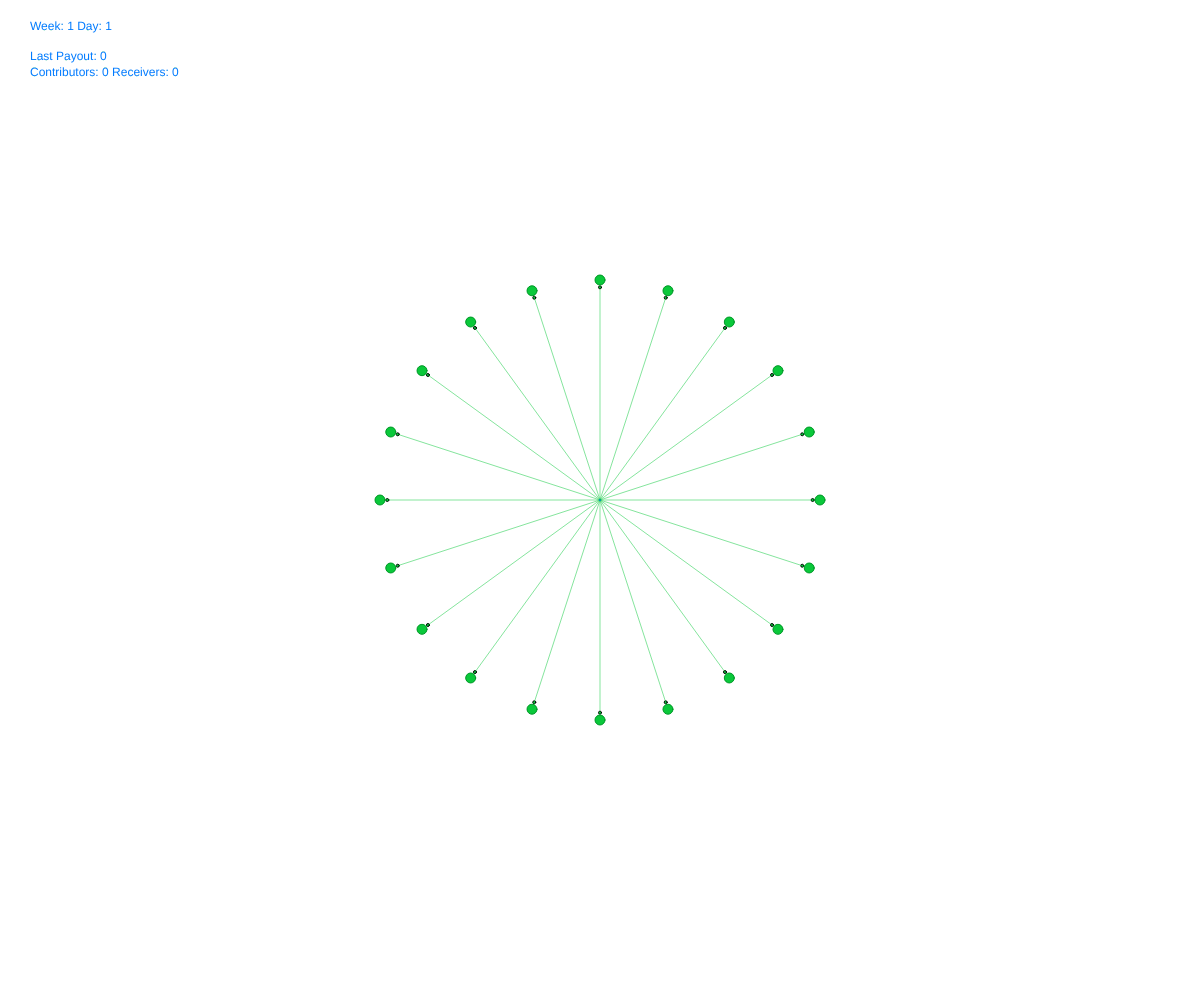
Frame 1 (no input)
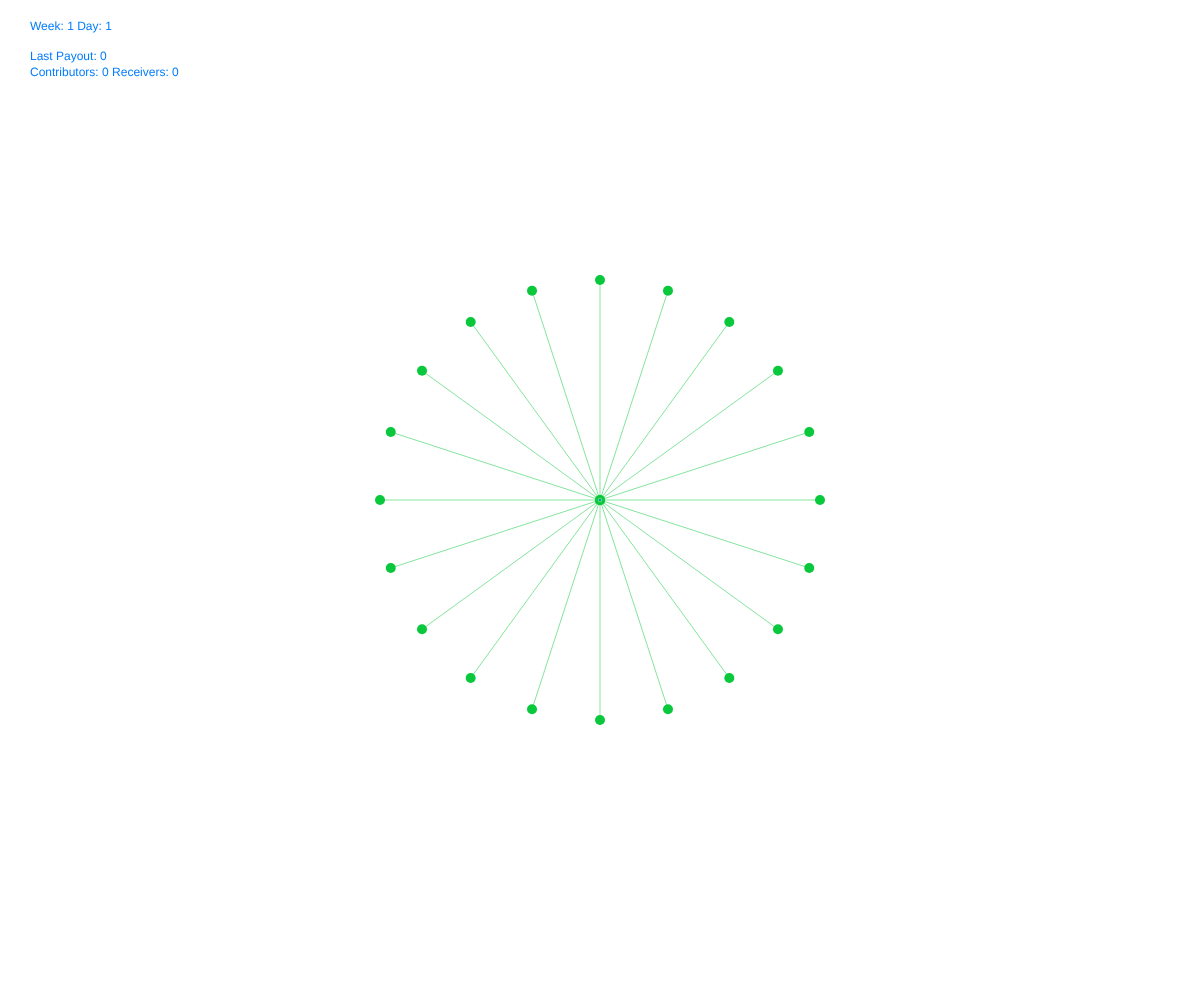
Frame 60 (no input)
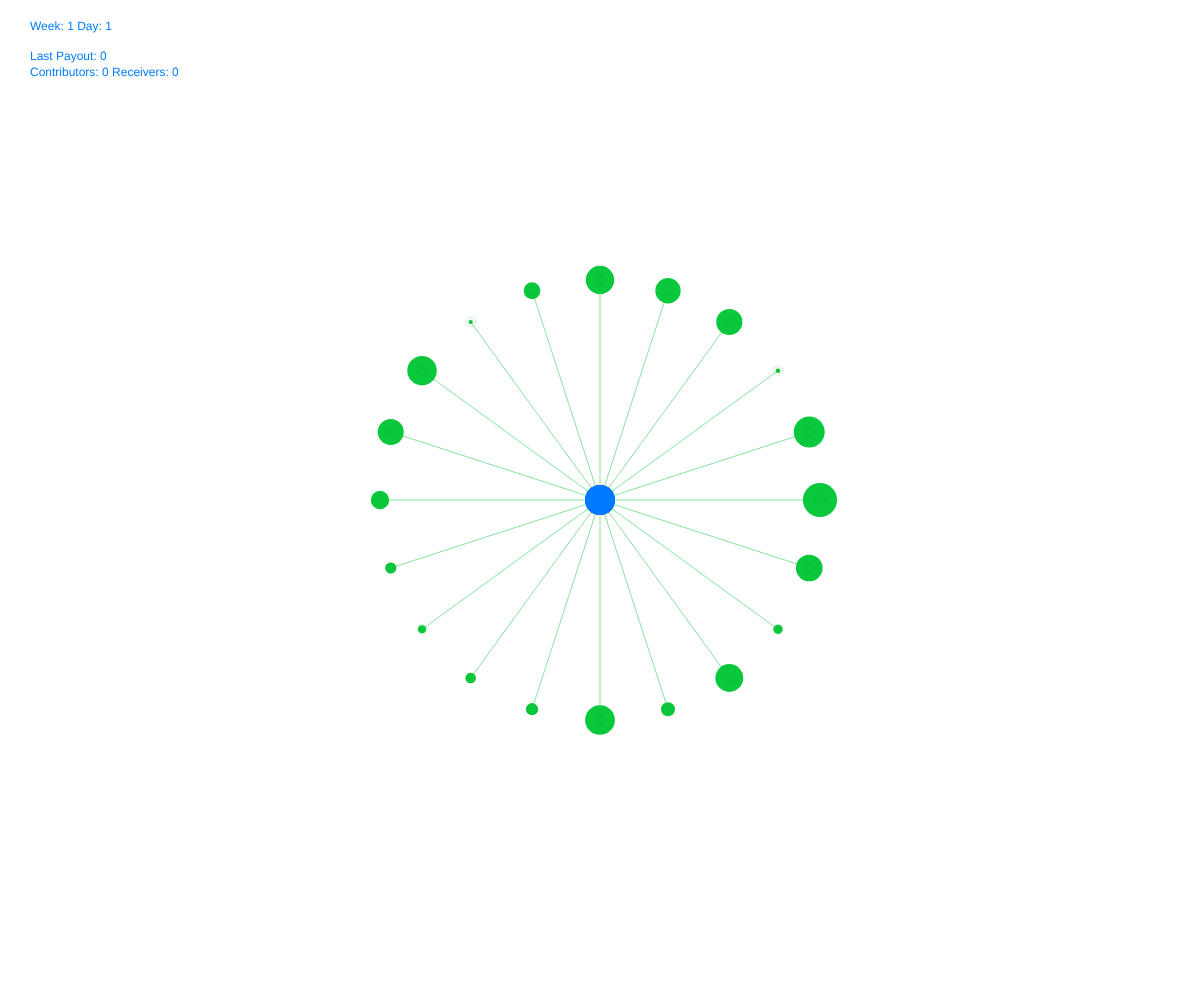
Frame 120 (the mouse pressed at the canvas centre since frame 60)

The p5.js sketch that drew these frames (run headless with seeded random() and noise() and a simulated clock; from frame 60 on, the mouse is pressed at the canvas centre):

// p5.js sketch
// ── sketch.js
let count = 20;  //number of members
let nodes =[];
let income = 10 //starting income
let maxIncome = 100;  
let fund, cntr, pen;
let fundsize = 1;
let newfundsize = 0
let cycles = 0;
let cue = 1;
let payamt;
let clrA = '#0AC83B'; // green
let clrB= '#007AFF'; // blue
let stat = '0';
let hovering = false;
//for stats
let newWeek = false;
let week = 1;
let days = 1;
let contributors = 0;
let receivers = 0;
let getter = true;
let currentPayout = 0;


function setup() {
  frameRate(60)
  angleMode(DEGREES)
  createCanvas(windowWidth, windowHeight);
  cntr = createVector(width/2, height/2); //center reference
  pen = createVector(220,0); // distance from center
  let angle=360/count
  for (let i = 0; i < count; i++) {
    pen.rotate(angle)
    nodes.push(new Node(i, cntr.x+pen.x, cntr.y+pen.y, income)); //put the nodes into an array
  }
}

function draw() {
  background(255);
  if (cue==1){ 
    for (let i = 0; i < count; i++) { 
      nodes[i].changeIncome();
    }}
  if (cue==2){ 
    for (let i = 0; i < count; i++) { 
      nodes[i].contribute();
    }} 
  if (cue==3){ 
    for (let i = 0; i < count; i++) { 
      nodes[i].growFund();
    }}     
  if (cue==4){ 
    for (let i = 0; i < count; i++) { 
      nodes[i].payout();
    }} 
  if (cue==5){ 
    for (let i = 0; i < count; i++) { 
      nodes[i].addPayout();
    }} 
for (let i = 0; i < count; i++) { 
  nodes[i].display();
    }
if (hovering == false) {
    cursor(ARROW);
 } else {
    cursor(HAND);
 }
 getStats();
  }

function mouseMoved(){
    for (let i = 0; i < count; i++) {
    if (mouseX < nodes[i].x + 20 && mouseX > nodes[i].x - 20 && mouseY < nodes[i].y + 20 && mouseY > nodes[i].y - 20 ){
      hovering = true;
      nodes[i].updateStats()
      return hovering
    } else {
      hovering = false
    }
  }
  }
  
class Node {
  constructor(i, iX, iY, iIncome) {
    this.id = i;  // node count order
    this.x = iX; // x position
    this.y = iY;  // y position
    this.income = iIncome;
    this.newIncome = this.income; 
    this.contrib = this.income*.07
    this.rad = iIncome; // size
    this.clr = clrA
    this.incr = 1/frameRate(); //1 frame
    this.start = createVector(this.x,this.y);
    this.end = createVector(cntr.x,cntr.y);
    this.contribLoc = createVector(this.x,this.y);
    this.payLoc = createVector(cntr.x,cntr.y);
    this.payAmt = 0;
    this.startCash = 0;
    this.totalContrib = 0;
    this.endCash = 0;
    this.paySize = 0;
  }

  changeIncome(){
    if (newWeek == true){
      week ++;
      newWeek = false;
    }
    if (this.incr >= 1){
      this.incr = 1/frameRate();
      this.income = this.newIncome;
      this.newIncome = random(1,40); //get new income
      cycles++
      days = cycles/count
      cue=2;
    } else {
      this.clr = clrA
      this.incr += 1/frameRate() //matches frame rate
      this.rad = lerp(this.income, this.newIncome, this.incr) // transition dotsize from old to new income
    }
  }

  contribute(){
    if (this.incr >= 1){
      this.incr = 1/frameRate();
      newfundsize += this.contrib; //grow the fund dot
      this.totalContrib += this.contrib;
      cue=3;
    } else {
    this.incr += 1/frameRate()
    this.contribLoc = p5.Vector.lerp(this.start, this.end, this.incr) // transition contribudot
    this.contrib = this.newIncome*.07; // calculate contribution
    this.startCash = this.newIncome - this.contrib // impact of the day
    this.clr = clrA
    fill(this.clr)
    circle (this.contribLoc.x, this.contribLoc.y, this.income*.3) // draw contribution dot
    }
  }

  growFund(){
    if (fundsize < newfundsize){
      fundsize += .2;
      this.payAmt = fundsize;    
    } else {
      if (cycles/count != 7){
        cue=1
      } else { 
        //newfundsize = 10;
        fundsize = newfundsize;
        cue = 4; 
      }
    }
  }
      
  payout(){
    if (this.incr >= 1){
      this.incr = 1/frameRate();
      fundsize = 0;
      newfundsize = 1;
      cycles = 0;
      cue = 5;
    } else {
      this.incr += 1/frameRate()
      this.payLoc = p5.Vector.lerp(this.end, this.start, this.incr) // transition payout dot
      push()
      fill(clrB)
      this.paySize = this.payAmt/count
      circle (this.payLoc.x, this.payLoc.y, this.paySize) 
      pop()
      if (fundsize <= 0) {
        fundsize = 0;
        contributors = 0;
        receivers = 0;
      } else {
        fundsize -= .2
      }
    }
}

addPayout(){
  if (this.incr >= 1){
    //updateStats();
    newWeek = true;
    this.incr = 1/frameRate();
    this.income = this.newIncome;
    this.newIncome = random(1,40); //get new income
    this.totalContrib = 0;
    if (this.getter == true){
      receivers++
      this.getter = false;
    } else{
      contributors++
    }
    currentPayout = this.payAmt.toFixed(2)
    getStats();
    cue=1;
  } else {
    this.clr = clrB
    this.endCash = this.income+(this.payAmt/count); //what they ended up with for the day
    this.newIncome = this.endCash;
    this.incr += 1/frameRate() 
   if (this.paySize >= this.totalContrib){
      this.clr = clrB;
      this.getter = true;
    } else {
      this.clr = clrA;
      this.getter = false;
    }

    this.rad = lerp(this.income, this.endCash, this.incr) // transition dotsize from old to new income
  }
}

updateStats() {
  //map pixels to money using map()
  /*//node
  this.totalContrib.toFixed(2)
  this.impact
  this.lifetimeContrib
  this.lifetimeImpact
  */
  stat = this.totalContrib;
  /* //global
  payoutThisWeek = this.payAmt/count
  contributionsThisWeek
  lifetimePayout
  lifetimeContrib
  netGivers
  netGetters
  */
  let totalContrib = this.totalContrib.toFixed(2)

}

  display() {
    strokeWeight(0.5);
    stroke(clrA)
    line(this.x, this.y, cntr.x, cntr.y)
    strokeWeight(0);
    fill(this.clr);
    circle(this.x, this.y, this.rad) //draw member dot
    push()
    fill(10,200,59,100-(100*this.incr)) 
    strokeWeight(1)
    stroke(0,150,39,255-(255*this.incr)) 
    circle(this.x, this.y, this.income) //draw / fade old outline
    pop()
    strokeWeight(0)
    fill(clrB)
    circle(cntr.x, cntr.y, fundsize) //fund dot
  }
}; // end of node object


function getStats() {
  text(`Week: ${week} Day: ${days}`, 30,30);
  text(`Last Payout: ${currentPayout}`, 30,60);
  text(`Contributors: ${contributors} Receivers: ${receivers}`, 30,76);
}  
